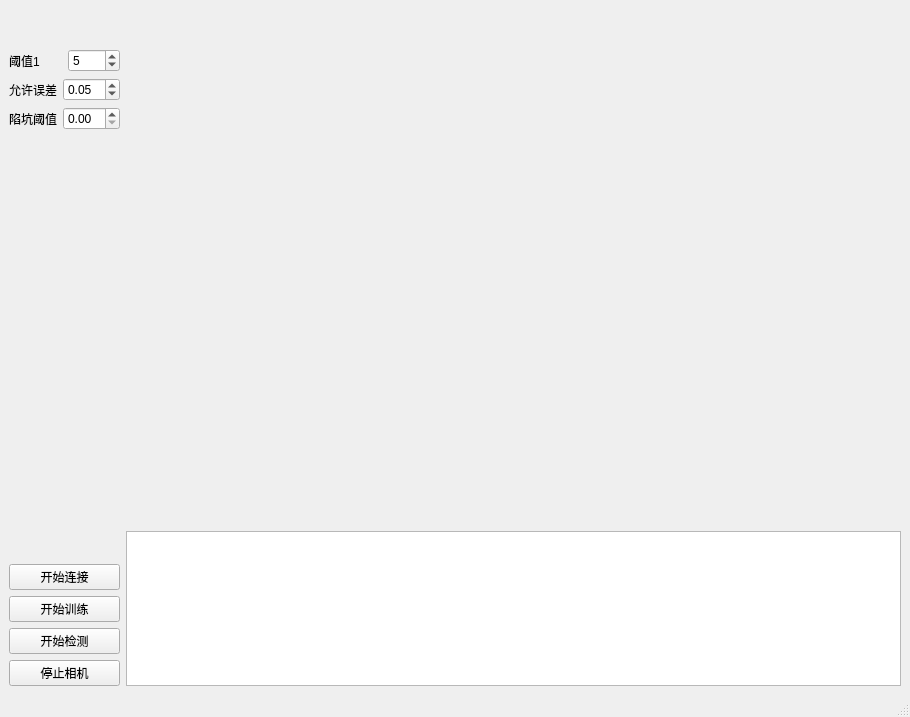
<?xml version="1.0" encoding="UTF-8"?>
<ui version="4.0">
 <class>MainWindow</class>
 <widget class="QMainWindow" name="MainWindow">
  <property name="geometry">
   <rect>
    <x>0</x>
    <y>0</y>
    <width>910</width>
    <height>717</height>
   </rect>
  </property>
  <property name="sizePolicy">
   <sizepolicy hsizetype="Fixed" vsizetype="Fixed">
    <horstretch>0</horstretch>
    <verstretch>0</verstretch>
   </sizepolicy>
  </property>
  <property name="windowTitle">
   <string>MainWindow</string>
  </property>
  <widget class="QWidget" name="centralwidget">
   <property name="sizePolicy">
    <sizepolicy hsizetype="Expanding" vsizetype="Expanding">
     <horstretch>0</horstretch>
     <verstretch>0</verstretch>
    </sizepolicy>
   </property>
   <property name="maximumSize">
    <size>
     <width>16777213</width>
     <height>16777215</height>
    </size>
   </property>
   <property name="acceptDrops">
    <bool>false</bool>
   </property>
   <property name="layoutDirection">
    <enum>Qt::LeftToRight</enum>
   </property>
   <property name="autoFillBackground">
    <bool>true</bool>
   </property>
   <layout class="QGridLayout" name="gridLayout">
    <item row="0" column="0">
     <layout class="QHBoxLayout" name="horizontalLayout">
      <item>
       <layout class="QVBoxLayout" name="verticalLayout" stretch="0,0,0,0,2,0,0,0,0">
        <item>
         <spacer name="verticalSpacer_2">
          <property name="orientation">
           <enum>Qt::Vertical</enum>
          </property>
          <property name="sizeHint" stdset="0">
           <size>
            <width>20</width>
            <height>40</height>
           </size>
          </property>
         </spacer>
        </item>
        <item>
         <layout class="QHBoxLayout" name="horizontalLayout_2">
          <item>
           <widget class="QLabel" name="label">
            <property name="text">
             <string>阈值1</string>
            </property>
           </widget>
          </item>
          <item>
           <widget class="QSpinBox" name="spinBox">
            <property name="value">
             <number>5</number>
            </property>
           </widget>
          </item>
         </layout>
        </item>
        <item>
         <layout class="QHBoxLayout" name="horizontalLayout_3">
          <item>
           <widget class="QLabel" name="label_2">
            <property name="text">
             <string>允许误差</string>
            </property>
           </widget>
          </item>
          <item>
           <widget class="QDoubleSpinBox" name="doubleSpinBox">
            <property name="singleStep">
             <double>0.010000000000000</double>
            </property>
            <property name="value">
             <double>0.050000000000000</double>
            </property>
           </widget>
          </item>
         </layout>
        </item>
        <item>
         <layout class="QHBoxLayout" name="horizontalLayout_4">
          <item>
           <widget class="QLabel" name="label_3">
            <property name="text">
             <string>陷坑阈值</string>
            </property>
           </widget>
          </item>
          <item>
           <widget class="QDoubleSpinBox" name="doubleSpinBox_2">
            <property name="singleStep">
             <double>0.010000000000000</double>
            </property>
           </widget>
          </item>
         </layout>
        </item>
        <item>
         <spacer name="verticalSpacer">
          <property name="orientation">
           <enum>Qt::Vertical</enum>
          </property>
          <property name="sizeHint" stdset="0">
           <size>
            <width>20</width>
            <height>40</height>
           </size>
          </property>
         </spacer>
        </item>
        <item>
         <widget class="QPushButton" name="pushButton_2">
          <property name="text">
           <string>开始连接</string>
          </property>
         </widget>
        </item>
        <item>
         <widget class="QPushButton" name="pushButton_4">
          <property name="text">
           <string>开始训练</string>
          </property>
         </widget>
        </item>
        <item>
         <widget class="QPushButton" name="pushButton">
          <property name="text">
           <string>开始检测</string>
          </property>
         </widget>
        </item>
        <item>
         <widget class="QPushButton" name="pushButton_3">
          <property name="text">
           <string>停止相机</string>
          </property>
         </widget>
        </item>
       </layout>
      </item>
      <item>
       <layout class="QVBoxLayout" name="verticalLayout_3" stretch="10,3">
        <item>
         <widget class="QWidget" name="widget" native="true">
          <property name="sizePolicy">
           <sizepolicy hsizetype="Expanding" vsizetype="Expanding">
            <horstretch>0</horstretch>
            <verstretch>0</verstretch>
           </sizepolicy>
          </property>
          <layout class="QVBoxLayout" name="verticalLayout_2">
           <item>
            <layout class="QFormLayout" name="formLayout">
             <property name="sizeConstraint">
              <enum>QLayout::SetFixedSize</enum>
             </property>
             <property name="horizontalSpacing">
              <number>1</number>
             </property>
             <property name="verticalSpacing">
              <number>1</number>
             </property>
            </layout>
           </item>
          </layout>
         </widget>
        </item>
        <item>
         <widget class="QTextBrowser" name="textBrowser"/>
        </item>
       </layout>
      </item>
     </layout>
    </item>
   </layout>
  </widget>
  <widget class="QMenuBar" name="menubar">
   <property name="geometry">
    <rect>
     <x>0</x>
     <y>0</y>
     <width>910</width>
     <height>26</height>
    </rect>
   </property>
  </widget>
  <widget class="QStatusBar" name="statusbar"/>
 </widget>
 <resources/>
 <connections/>
</ui>
